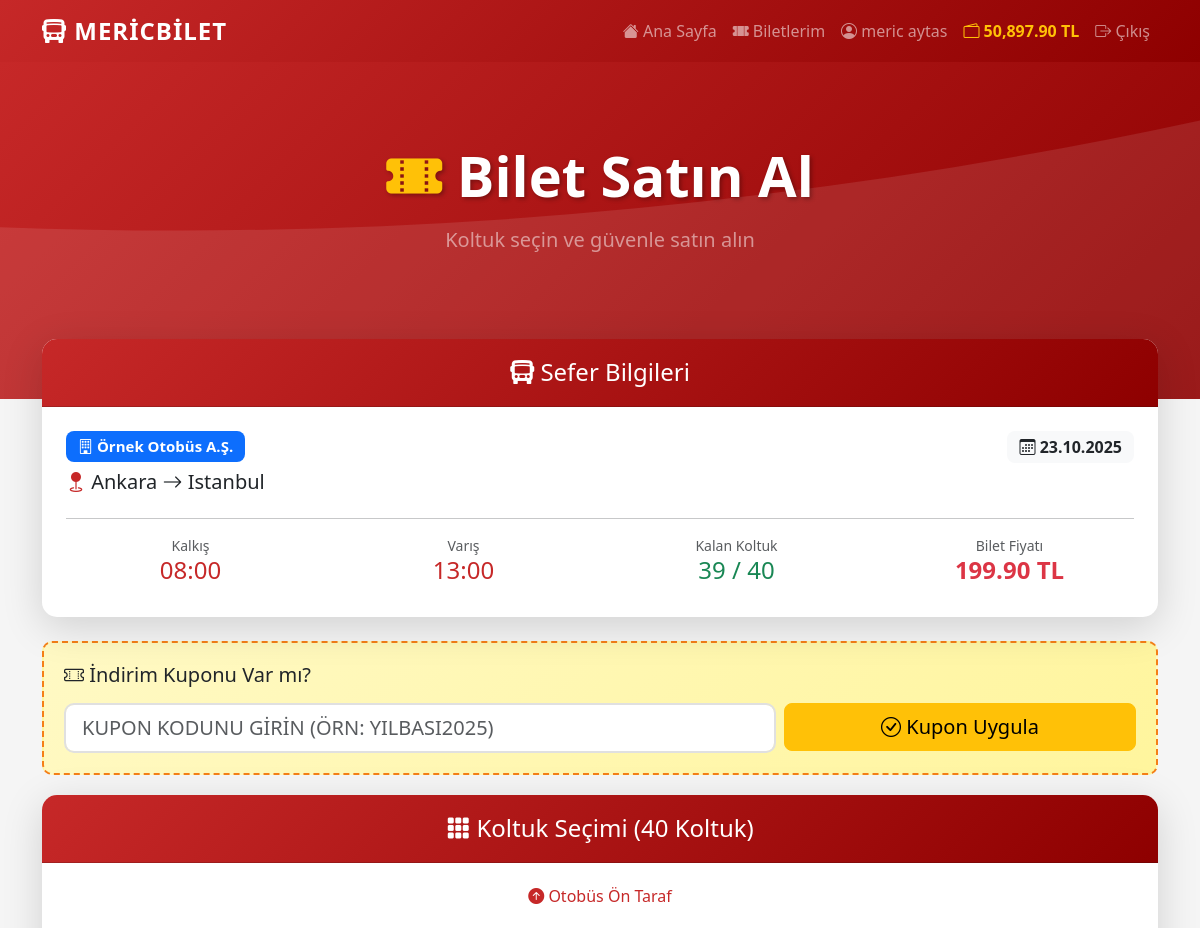
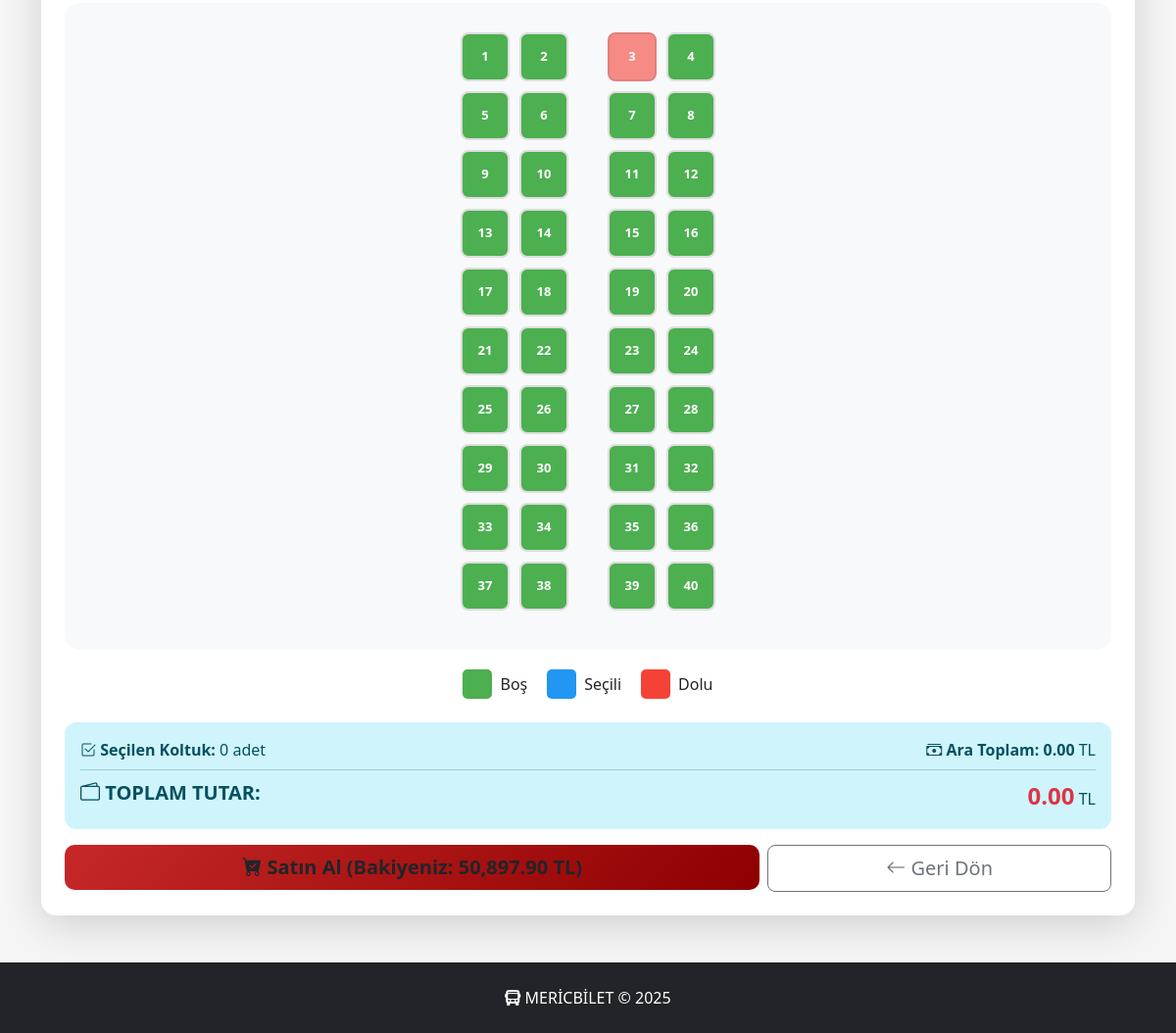
Page /buy-ticket.php?trip_id=1 (signed in) on the committed database (2 pictures, top to bottom).
### tables this page shows
CREATE TABLE "Trips" (
	"id"	INTEGER,
	"company_id"	INTEGER NOT NULL,
	"destination_city"	TEXT NOT NULL,
	"arrival_time"	DATETIME NOT NULL,
	"departure_time"	DATETIME NOT NULL,
	"departure_city"	TEXT NOT NULL,
	"price"	INTEGER NOT NULL,
	"capacity"	INTEGER NOT NULL,
	"created_date"	TIMESTAMP DEFAULT (datetime('now', 'localtime')),
	PRIMARY KEY("id" AUTOINCREMENT),
	FOREIGN KEY("company_id") REFERENCES "Bus_Company"("id")
);

CREATE TABLE Bus_Company (
    id INTEGER PRIMARY KEY AUTOINCREMENT,
    name TEXT UNIQUE NOT NULL,
    logo_path TEXT,
    created_at TIMESTAMP DEFAULT (datetime('now', 'localtime'))
);

### includes/functions.php (called while the page is built, shortened)
<?php
function formatDate($dateStr) {
    try {
        $d = new DateTime($dateStr);
        return $d->format('d.m.Y');
    } catch (Exception $e) {
        return $dateStr;
    }
}
function formatTime($dateStr) {
    try {
        $d = new DateTime($dateStr);
        return $d->format('H:i');
    } catch (Exception $e) {
        return $dateStr;
    }
}
function calculateSeatsAvailable($db, $trip_id, $capacity) {
    try {
        $stmt = $db->prepare("SELECT COUNT(*) FROM Booked_Seats
            WHERE ticket_id IN (
                SELECT id FROM Tickets WHERE trip_id = ? AND (status IS NULL OR status = 'active')
            )");
        $stmt->execute([$trip_id]);
        $booked = (int)$stmt->fetchColumn();
        return $capacity - $booked;
    } catch (Exception $e) {
        error_log('calculateSeatsAvailable error: ' . $e->getMessage());
        return $capacity;
    }
}
function getOccupiedSeats($db, $trip_id) {
    try {
        $stmt = $db->prepare("SELECT seat_number FROM Booked_Seats
            WHERE ticket_id IN (
                SELECT id FROM Tickets WHERE trip_id = ? AND (status IS NULL OR status = 'active')
            ) ORDER BY seat_number");
        $stmt->execute([$trip_id]);
        return $stmt->fetchAll(PDO::FETCH_COLUMN);
    } catch (Exception $e) {
        error_log('getOccupiedSeats error: ' . $e->getMessage());
        return [];
    }
}
?>

### public/buy-ticket.php (the view, shortened to what this page needs)
<?php
require_once '../includes/db.php';
require_once '../includes/functions.php';
$trip_id = $_GET['trip_id'] ?? null;
$selected_seats = [];
try {
    $stmt = $db->prepare("
        SELECT t.*, bc.name as company_name
        FROM Trips t
        LEFT JOIN Bus_Company bc ON t.company_id = bc.id
        WHERE t.id = ?
    ");
    $stmt->execute([$trip_id]);
    $trip = $stmt->fetch(PDO::FETCH_ASSOC);
    $occupied_seats = getOccupiedSeats($db, $trip_id);
    $seats_available = calculateSeatsAvailable($db, $trip_id, $trip['capacity']);
} catch (PDOException $e) {
    error_log('TRIP FETCH ERROR: ' . $e->getMessage());
    header('Location: index.php');
    exit();
}
$capacity = (int)$trip['capacity'];
$seat_layout = [];
$rows = ceil($capacity / 4);
for ($row = 1; $row <= $rows; $row++) {
    $row_seats = [];
    for ($i = 0; $i < 2; $i++) {
        $seat_num = ($row - 1) * 4 + $i + 1;
        if ($seat_num <= $capacity) {
            $row_seats[] = $seat_num;
        }
    }
    $row_seats[] = null;
    for ($i = 2; $i < 4; $i++) {
        $seat_num = ($row - 1) * 4 + $i + 1;
        if ($seat_num <= $capacity) {
            $row_seats[] = $seat_num;
        }
    }
    $seat_layout[] = $row_seats;
}
?>
<!DOCTYPE html>
<html lang="tr">
<head>
    <link href="https://cdn.jsdelivr.net/npm/bootstrap@5.3.0/dist/css/bootstrap.min.css" rel="stylesheet">
    <link href="https://cdn.jsdelivr.net/npm/bootstrap-icons@1.10.0/font/bootstrap-icons.css" rel="stylesheet">
    <link rel="stylesheet" href="css/style.css">
</head>
<body>
    <?php include '../includes/navbar.php'; ?>
    <div class="hero-section">
        <div class="container">
            <div class="row align-items-center">
                <div class="col-lg-12 text-center">
                    <h1 class="display-4 fw-bold text-white mb-3">
                        <i class="bi bi-ticket-perforated-fill text-warning"></i>
                        Bilet Satın Al
                    </h1>
                    <p class="lead text-white-50 mb-4">
                        Koltuk seçin ve güvenle satın alın
                    </p>
                </div>
            </div>
        </div>
    </div>
    <div class="container search-panel-container">
        <div class="card search-panel shadow-lg mb-4">
            <div class="card-header bg-primary-custom text-white text-center">
                <h4 class="mb-0">
                    <i class="bi bi-bus-front-fill"></i> Sefer Bilgileri
                </h4>
            </div>
            <div class="card-body p-4">
                <div class="row">
                    <div class="col-md-6">
                        <h5>
                            <span class="badge bg-primary me-2">
                                <i class="bi bi-building"></i>
                                <?php echo htmlspecialchars($trip['company_name'] ?? 'N/A'); ?>
                            </span>
                        </h5>
                        <h5>
                            <i class="bi bi-geo-fill text-primary-custom"></i>
                            <?php echo htmlspecialchars($trip['departure_city']); ?>
                            <i class="bi bi-arrow-right"></i>
                            <?php echo htmlspecialchars($trip['destination_city']); ?>
                        </h5>
                    </div>
                    <div class="col-md-6 text-md-end">
                        <span class="badge bg-light text-dark fs-6">
                            <i class="bi bi-calendar3"></i>
                            <?php echo formatDate($trip['departure_time']); ?>
                        </span>
                    </div>
                </div>
                <hr>
                <div class="row text-center">
                    <div class="col-md-3">
                        <small class="text-muted d-block">Kalkış</small>
                        <h4 class="text-primary-custom"><?php echo formatTime($trip['departure_time']); ?></h4>
                    </div>
                    <div class="col-md-3">
                        <small class="text-muted d-block">Varış</small>
                        <h4 class="text-primary-custom"><?php echo formatTime($trip['arrival_time']); ?></h4>
                    </div>
                    <div class="col-md-3">
                        <small class="text-muted d-block">Kalan Koltuk</small>
                        <h4 class="text-success"><?php echo $seats_available; ?> / <?php echo $trip['capacity']; ?></h4>
                    </div>
                    <div class="col-md-3">
                        <small class="text-muted d-block">Bilet Fiyatı</small>
                        <h4 class="text-danger fw-bold"><?php echo number_format($trip['price'], 2); ?> TL</h4>
                    </div>
                </div>
            </div>
        </div>
        <div class="coupon-section" id="couponSection">
            <h5 class="mb-3">
                <i class="bi bi-ticket-perforated"></i> İndirim Kuponu Var mı?
            </h5>
            <div class="row g-2">
                <div class="col-md-8">
                    <input
                        type="text"
                        class="form-control form-control-lg"
                        id="couponInput"
                        placeholder="Kupon kodunu girin (örn: YILBASI2025)"
                        style="text-transform: uppercase;"
                    >
                </div>
                <div class="col-md-4">
                    <button
                        type="button"
                        class="btn btn-warning btn-lg w-100"
                        onclick="checkCoupon()"
                        id="checkCouponBtn"
                    >
                        <i class="bi bi-check-circle"></i> Kupon Uygula
                    </button>
                </div>
            </div>
        </div>
        <div class="card search-panel shadow-lg mb-4">
            <div class="card-header bg-primary-custom text-white text-center">
                <h4 class="mb-0">
                    <i class="bi bi-grid-3x3-gap-fill"></i> Koltuk Seçimi (<?php echo $capacity; ?> Koltuk)
                </h4>
            </div>
            <div class="card-body p-4">
                <div class="text-center mb-4">
                    <h6 class="text-primary-custom">
                        <i class="bi bi-arrow-up-circle-fill"></i> Otobüs Ön Taraf
                    </h6>
                </div>
                <form method="POST" action="buy-ticket.php?trip_id=<?php echo $trip_id; ?>" id="seatForm">
                    <div class="seat-map">
                        <?php foreach ($seat_layout as $row): ?>
                            <div class="seat-row">
                                <?php foreach ($row as $seat_num): ?>
                                    <?php if ($seat_num === null): ?>
                                        <div class="seat aisle"></div>
                                    <?php else: ?>
                                        <?php $is_occupied = in_array($seat_num, $occupied_seats); ?>
                                        <?php $is_selected = in_array($seat_num, $selected_seats); ?>
                                        <label class="seat <?php echo $is_occupied ? 'occupied' : ''; ?> <?php echo $is_selected ? 'selected' : ''; ?>">
                                            <?php echo $seat_num; ?>
                                        </label>
                                    <?php endif; ?>
                                <?php endforeach; ?>
                            </div>
                        <?php endforeach; ?>
                    </div>
                    <div class="legend">
                        <div class="legend-item">
                            <div class="legend-box" style="background: #4CAF50;"></div>
                            <span>Boş</span>
                        </div>
                        <div class="legend-item">
                            <div class="legend-box" style="background: #2196F3;"></div>
                            <span>Seçili</span>
                        </div>
                        <div class="legend-item">
                            <div class="legend-box" style="background: #f44336;"></div>
                            <span>Dolu</span>
                        </div>
                    </div>
                    <div class="alert alert-info mt-4">
                        <div class="row">
                            <div class="col-md-6">
                                <strong><i class="bi bi-check2-square"></i> Seçilen Koltuk:</strong> <span id="seatCount">0</span> adet
                            </div>
                            <div class="col-md-6 text-md-end">
                                <strong><i class="bi bi-cash-stack"></i> Ara Toplam:</strong> <span id="basePrice" class="fw-bold">0.00</span> TL
                            </div>
                        </div>
                        <hr class="my-2">
                        <div class="row">
                            <div class="col-md-6">
                                <strong class="fs-5"><i class="bi bi-wallet2"></i> TOPLAM TUTAR:</strong>
                            </div>
                            <div class="col-md-6 text-md-end">
                                <span id="totalPrice" class="text-danger fw-bold fs-4">0.00</span> TL
                            </div>
                        </div>
                    </div>
                    <div class="row g-2">
                        <div class="col-md-8">
                            <button type="submit" class="btn btn-primary-custom btn-lg w-100">
                                <i class="bi bi-cart-check-fill"></i> Satın Al (Bakiyeniz: <?php echo number_format($_SESSION['balance'], 2); ?> TL)
                            </button>
                        </div>
                        <div class="col-md-4">
                            <a href="index.php" class="btn btn-outline-secondary btn-lg w-100">
                                <i class="bi bi-arrow-left"></i> Geri Dön
                            </a>
                        </div>
                    </div>
                </form>
            </div>
        </div>
    </div>
    <footer class="bg-dark text-white mt-5 py-4">
        <div class="container text-center">
            <p class="mb-0">
                <i class="bi bi-bus-front-fill"></i> MERİCBİLET &copy; 2025
            </p>
        </div>
    </footer>
</body>
</html>

### public/css/style.css (style rules this page uses)
:root { --primary-color: #C62828; --primary-dark: #8E0000; --primary-light: #FF5F52; --secondary-color: #424242; --bg-gradient: linear-gradient(135deg, #C62828 0%, #8E0000 100%); }
body { font-family: 'Segoe UI', Tahoma, Geneva, Verdana, sans-serif; background-color: #f5f5f5; }
.bg-primary-custom { background: var(--bg-gradient) !important; }
.hero-section { background: var(--bg-gradient); padding: 80px 0 120px 0; position: relative; overflow: hidden; }
.hero-section::before { content: ''; position: absolute; top: 0; left: 0; right: 0; bottom: 0; background-size: cover; }
.hero-section h1 { position: relative; z-index: 1; text-shadow: 2px 2px 4px rgba(0,0,0,0.3); }
.search-panel-container { margin-top: -60px; position: relative; z-index: 10; }
.search-panel { border-radius: 15px; border: none; }
.search-panel .card-header { border-radius: 15px 15px 0 0 !important; padding: 1.2rem; }
.form-control-lg { border-radius: 10px; border: 2px solid #e0e0e0; transition: all 0.3s ease; }
.btn-primary-custom { background: var(--bg-gradient); border: none; border-radius: 10px; font-weight: 600; transition: all 0.3s ease; }
footer { margin-top: 100px; }
.shadow-lg { box-shadow: 0 10px 40px rgba(0,0,0,0.15) !important; }
.badge { border-radius: 8px; padding: 8px 12px; }
.text-primary-custom { color: var(--primary-color) !important; }
.alert { border-radius: 12px; border: none; }
.seat-map { background: #f8f9fa; border-radius: 15px; padding: 30px; margin-top: 20px; }
.seat-row { display: flex; justify-content: center; gap: 15px; margin-bottom: 15px; }
.seat { width: 50px; height: 50px; border: 2px solid #ddd; border-radius: 8px; background: linear-gradient(135deg, #ffffff 0%, #f0f0f0 100%); cursor: pointer; display: flex; align-items: center; justify-content: center; font-weight: bold; font-size: 14px; transition: all 0.3s ease; position: relative; }
.seat.occupied { background: linear-gradient(135deg, #f44336 0%, #d32f2f 100%); color: white; border-color: #d32f2f; cursor: not-allowed; opacity: 0.6; }
.seat.aisle { background: transparent; border: none; cursor: default; }
.legend-item { display: flex; align-items: center; gap: 10px; }

### public/buy-ticket.php (style rules this page uses)
.seat-map { background: #f8f9fa; border-radius: 15px; padding: 30px; margin-top: 20px; }
.seat-row { display: flex; justify-content: center; gap: 10px; margin-bottom: 10px; }
.seat { width: 50px; height: 50px; border: 2px solid #ddd; border-radius: 8px; background: #4CAF50; color: white; cursor: pointer; display: flex; align-items: center; justify-content: center; font-weight: bold; font-size: 13px; transition: all 0.2s; }
.seat.occupied { background: #f44336; cursor: not-allowed; opacity: 0.6; }
.seat.aisle { background: transparent; border: none; cursor: default; width: 20px; }
.legend { display: flex; gap: 20px; justify-content: center; margin-top: 20px; flex-wrap: wrap; }
.legend-item { display: flex; align-items: center; gap: 8px; }
.legend-box { width: 30px; height: 30px; border-radius: 5px; }
.coupon-section { background: linear-gradient(135deg, #FFF9C4 0%, #FFF59D 100%); border: 2px dashed #F57F17; border-radius: 10px; padding: 20px; margin-bottom: 20px; }

### rows in the picture
trips: company.name "Örnek Otobüs A.Ş.", departure_city "Ankara", destination_city "Istanbul", departure_time "23.10.2025", departure_time "08:00", arrival_time "13:00", capacity "40", price "199.90"

### other values in the picture
$user_name "meric aytas"
$balance "50,897.90"
$seats_available "39"
$seat_num "1"
$seat_num "2"
$seat_num "3"
$seat_num "4"
$seat_num "5"
$seat_num "6"
$seat_num "7"
$seat_num "8"
$seat_num "9"
$seat_num "10"
$seat_num "11"
$seat_num "12"
